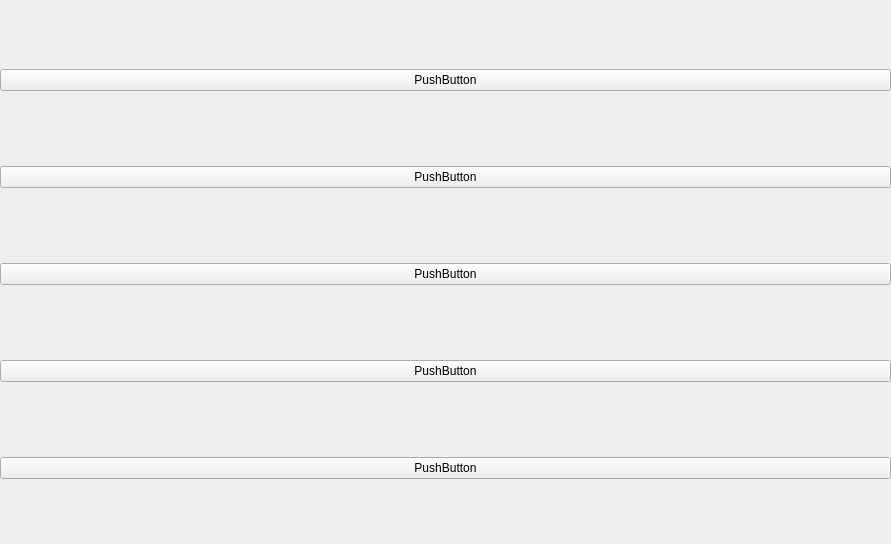
<?xml version="1.0" encoding="UTF-8"?>
<ui version="4.0">
 <class>Form</class>
 <widget class="QWidget" name="Form">
  <property name="geometry">
   <rect>
    <x>0</x>
    <y>0</y>
    <width>891</width>
    <height>544</height>
   </rect>
  </property>
  <property name="windowTitle">
   <string>Form</string>
  </property>
  <widget class="QWidget" name="gridLayoutWidget">
   <property name="geometry">
    <rect>
     <x>0</x>
     <y>0</y>
     <width>891</width>
     <height>551</height>
    </rect>
   </property>
   <layout class="QGridLayout" name="gridLayout">
    <item row="0" column="0">
     <widget class="QPushButton" name="pushButton">
      <property name="text">
       <string>PushButton</string>
      </property>
     </widget>
    </item>
    <item row="4" column="0">
     <widget class="QPushButton" name="pushButton_2">
      <property name="text">
       <string>PushButton</string>
      </property>
     </widget>
    </item>
    <item row="1" column="0">
     <widget class="QPushButton" name="pushButton_3">
      <property name="text">
       <string>PushButton</string>
      </property>
     </widget>
    </item>
    <item row="3" column="0">
     <widget class="QPushButton" name="pushButton_4">
      <property name="text">
       <string>PushButton</string>
      </property>
     </widget>
    </item>
    <item row="2" column="0">
     <widget class="QPushButton" name="pushButton_5">
      <property name="text">
       <string>PushButton</string>
      </property>
     </widget>
    </item>
   </layout>
  </widget>
 </widget>
 <resources/>
 <connections/>
</ui>
